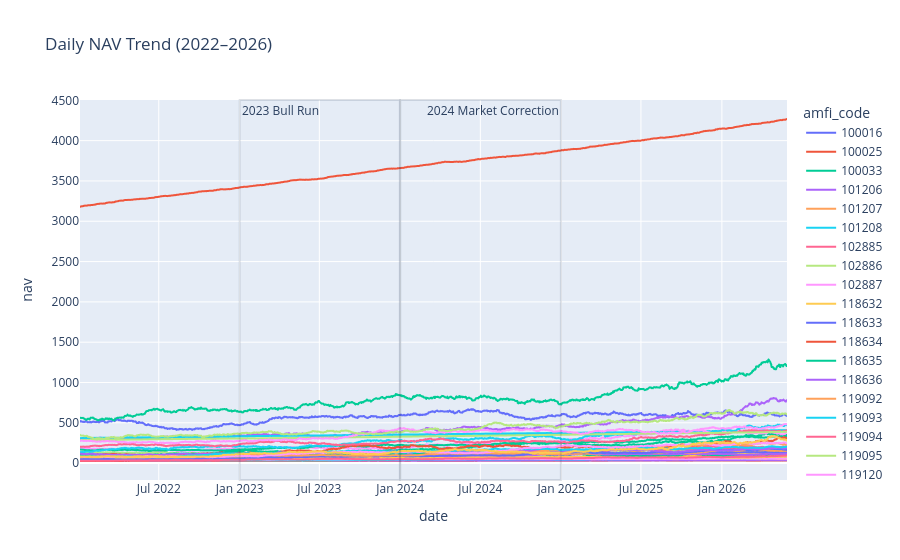

Notebook source saved alongside this figure:
### Code cell
nav_history['date'] = pd.to_datetime(nav_history['date'])

fig = px.line(
    nav_history,
    x='date',
    y='nav',
    color='amfi_code',
    title='Daily NAV Trend (2022–2026)'
)

# 2023 Bull Run
fig.add_vrect(
    x0="2023-01-01",
    x1="2023-12-31",
    annotation_text="2023 Bull Run",
    annotation_position="top left",
    opacity=0.15
)

# 2024 Market Correction
fig.add_vrect(
    x0="2024-01-01",
    x1="2024-12-31",
    annotation_text="2024 Market Correction",
    annotation_position="top right",
    opacity=0.15
)

fig.show()

### Figure 1 — Plotly figure (JSON) as saved in the notebook; plotly's stock layout.template omitted (floating-point values rounded to 4 significant figures; data arrays with more than 128 entries replaced by an {"elided": "..."} marker saying what was removed)
{"data": [{"hovertemplate": "amfi_code=100016<br>date=%{x}<br>nav=%{y}<extra></extra>", "legendgroup": "100016", "line": {"color": "#636efa", "dash": "solid"}, "marker": {"symbol": "circle"}, "mode": "lines", "name": "100016", "showlegend": true, "type": "scattergl", "x": {"elided": "1150 str values"}, "xaxis": "x", "y": {"elided": "1150 float values"}, "yaxis": "y"}, {"hovertemplate": "amfi_code=100025<br>date=%{x}<br>nav=%{y}<extra></extra>", "legendgroup": "100025", "line": {"color": "#EF553B", "dash": "solid"}, "marker": {"symbol": "circle"}, "mode": "lines", "name": "100025", "showlegend": true, "type": "scattergl", "x": {"elided": "1150 str values"}, "xaxis": "x", "y": {"elided": "1150 float values"}, "yaxis": "y"}, {"hovertemplate": "amfi_code=100033<br>date=%{x}<br>nav=%{y}<extra></extra>", "legendgroup": "100033", "line": {"color": "#00cc96", "dash": "solid"}, "marker": {"symbol": "circle"}, "mode": "lines", "name": "100033", "showlegend": true, "type": "scattergl", "x": {"elided": "1150 str values"}, "xaxis": "x", "y": {"elided": "1150 float values"}, "yaxis": "y"}, {"hovertemplate": "amfi_code=101206<br>date=%{x}<br>nav=%{y}<extra></extra>", "legendgroup": "101206", "line": {"color": "#ab63fa", "dash": "solid"}, "marker": {"symbol": "circle"}, "mode": "lines", "name": "101206", "showlegend": true, "type": "scattergl", "x": {"elided": "1150 str values"}, "xaxis": "x", "y": {"elided": "1150 float values"}, "yaxis": "y"}, {"hovertemplate": "amfi_code=101207<br>date=%{x}<br>nav=%{y}<extra></extra>", "legendgroup": "101207", "line": {"color": "#FFA15A", "dash": "solid"}, "marker": {"symbol": "circle"}, "mode": "lines", "name": "101207", "showlegend": true, "type": "scattergl", "x": {"elided": "1150 str values"}, "xaxis": "x", "y": {"elided": "1150 float values"}, "yaxis": "y"}, {"hovertemplate": "amfi_code=101208<br>date=%{x}<br>nav=%{y}<extra></extra>", "legendgroup": "101208", "line": {"color": "#19d3f3", "dash": "solid"}, "marker": {"symbol": "circle"}, "mode": "lines", "name": "101208", "showlegend": true, "type": "scattergl", "x": {"elided": "1150 str values"}, "xaxis": "x", "y": {"elided": "1150 float values"}, "yaxis": "y"}, {"hovertemplate": "amfi_code=102885<br>date=%{x}<br>nav=%{y}<extra></extra>", "legendgroup": "102885", "line": {"color": "#FF6692", "dash": "solid"}, "marker": {"symbol": "circle"}, "mode": "lines", "name": "102885", "showlegend": true, "type": "scattergl", "x": {"elided": "1150 str values"}, "xaxis": "x", "y": {"elided": "1150 float values"}, "yaxis": "y"}, {"hovertemplate": "amfi_code=102886<br>date=%{x}<br>nav=%{y}<extra></extra>", "legendgroup": "102886", "line": {"color": "#B6E880", "dash": "solid"}, "marker": {"symbol": "circle"}, "mode": "lines", "name": "102886", "showlegend": true, "type": "scattergl", "x": {"elided": "1150 str values"}, "xaxis": "x", "y": {"elided": "1150 float values"}, "yaxis": "y"}, {"hovertemplate": "amfi_code=102887<br>date=%{x}<br>nav=%{y}<extra></extra>", "legendgroup": "102887", "line": {"color": "#FF97FF", "dash": "solid"}, "marker": {"symbol": "circle"}, "mode": "lines", "name": "102887", "showlegend": true, "type": "scattergl", "x": {"elided": "1150 str values"}, "xaxis": "x", "y": {"elided": "1150 float values"}, "yaxis": "y"}, {"hovertemplate": "amfi_code=118632<br>date=%{x}<br>nav=%{y}<extra></extra>", "legendgroup": "118632", "line": {"color": "#FECB52", "dash": "solid"}, "marker": {"symbol": "circle"}, "mode": "lines", "name": "118632", "showlegend": true, "type": "scattergl", "x": {"elided": "1150 str values"}, "xaxis": "x", "y": {"elided": "1150 float values"}, "yaxis": "y"}, {"hovertemplate": "amfi_code=118633<br>date=%{x}<br>nav=%{y}<extra></extra>", "legendgroup": "118633", "line": {"color": "#636efa", "dash": "solid"}, "marker": {"symbol": "circle"}, "mode": "lines", "name": "118633", "showlegend": true, "type": "scattergl", "x": {"elided": "1150 str values"}, "xaxis": "x", "y": {"elided": "1150 float values"}, "yaxis": "y"}, {"hovertemplate": "amfi_code=118634<br>date=%{x}<br>nav=%{y}<extra></extra>", "legendgroup": "118634", "line": {"color": "#EF553B", "dash": "solid"}, "marker": {"symbol": "circle"}, "mode": "lines", "name": "118634", "showlegend": true, "type": "scattergl", "x": {"elided": "1150 str values"}, "xaxis": "x", "y": {"elided": "1150 float values"}, "yaxis": "y"}, {"hovertemplate": "amfi_code=118635<br>date=%{x}<br>nav=%{y}<extra></extra>", "legendgroup": "118635", "line": {"color": "#00cc96", "dash": "solid"}, "marker": {"symbol": "circle"}, "mode": "lines", "name": "118635", "showlegend": true, "type": "scattergl", "x": {"elided": "1150 str values"}, "xaxis": "x", "y": {"elided": "1150 float values"}, "yaxis": "y"}, {"hovertemplate": "amfi_code=118636<br>date=%{x}<br>nav=%{y}<extra></extra>", "legendgroup": "118636", "line": {"color": "#ab63fa", "dash": "solid"}, "marker": {"symbol": "circle"}, "mode": "lines", "name": "118636", "showlegend": true, "type": "scattergl", "x": {"elided": "1150 str values"}, "xaxis": "x", "y": {"elided": "1150 float values"}, "yaxis": "y"}, {"hovertemplate": "amfi_code=119092<br>date=%{x}<br>nav=%{y}<extra></extra>", "legendgroup": "119092", "line": {"color": "#FFA15A", "dash": "solid"}, "marker": {"symbol": "circle"}, "mode": "lines", "name": "119092", "showlegend": true, "type": "scattergl", "x": {"elided": "1150 str values"}, "xaxis": "x", "y": {"elided": "1150 float values"}, "yaxis": "y"}, {"hovertemplate": "amfi_code=119093<br>date=%{x}<br>nav=%{y}<extra></extra>", "legendgroup": "119093", "line": {"color": "#19d3f3", "dash": "solid"}, "marker": {"symbol": "circle"}, "mode": "lines", "name": "119093", "showlegend": true, "type": "scattergl", "x": {"elided": "1150 str values"}, "xaxis": "x", "y": {"elided": "1150 float values"}, "yaxis": "y"}, {"hovertemplate": "amfi_code=119094<br>date=%{x}<br>nav=%{y}<extra></extra>", "legendgroup": "119094", "line": {"color": "#FF6692", "dash": "solid"}, "marker": {"symbol": "circle"}, "mode": "lines", "name": "119094", "showlegend": true, "type": "scattergl", "x": {"elided": "1150 str values"}, "xaxis": "x", "y": {"elided": "1150 float values"}, "yaxis": "y"}, {"hovertemplate": "amfi_code=119095<br>date=%{x}<br>nav=%{y}<extra></extra>", "legendgroup": "119095", "line": {"color": "#B6E880", "dash": "solid"}, "marker": {"symbol": "circle"}, "mode": "lines", "name": "119095", "showlegend": true, "type": "scattergl", "x": {"elided": "1150 str values"}, "xaxis": "x", "y": {"elided": "1150 float values"}, "yaxis": "y"}, {"hovertemplate": "amfi_code=119120<br>date=%{x}<br>nav=%{y}<extra></extra>", "legendgroup": "119120", "line": {"color": "#FF97FF", "dash": "solid"}, "marker": {"symbol": "circle"}, "mode": "lines", "name": "119120", "showlegend": true, "type": "scattergl", "x": {"elided": "1150 str values"}, "xaxis": "x", "y": {"elided": "1150 float values"}, "yaxis": "y"}, {"hovertemplate": "amfi_code=119551<br>date=%{x}<br>nav=%{y}<extra></extra>", "legendgroup": "119551", "line": {"color": "#FECB52", "dash": "solid"}, "marker": {"symbol": "circle"}, "mode": "lines", "name": "119551", "showlegend": true, "type": "scattergl", "x": {"elided": "1150 str values"}, "xaxis": "x", "y": {"elided": "1150 float values"}, "yaxis": "y"}, {"hovertemplate": "amfi_code=119552<br>date=%{x}<br>nav=%{y}<extra></extra>", "legendgroup": "119552", "line": {"color": "#636efa", "dash": "solid"}, "marker": {"symbol": "circle"}, "mode": "lines", "name": "119552", "showlegend": true, "type": "scattergl", "x": {"elided": "1150 str values"}, "xaxis": "x", "y": {"elided": "1150 float values"}, "yaxis": "y"}, {"hovertemplate": "amfi_code=119598<br>date=%{x}<br>nav=%{y}<extra></extra>", "legendgroup": "119598", "line": {"color": "#EF553B", "dash": "solid"}, "marker": {"symbol": "circle"}, "mode": "lines", "name": "119598", "showlegend": true, "type": "scattergl", "x": {"elided": "1150 str values"}, "xaxis": "x", "y": {"elided": "1150 float values"}, "yaxis": "y"}, {"hovertemplate": "amfi_code=119599<br>date=%{x}<br>nav=%{y}<extra></extra>", "legendgroup": "119599", "line": {"color": "#00cc96", "dash": "solid"}, "marker": {"symbol": "circle"}, "mode": "lines", "name": "119599", "showlegend": true, "type": "scattergl", "x": {"elided": "1150 str values"}, "xaxis": "x", "y": {"elided": "1150 float values"}, "yaxis": "y"}, {"hovertemplate": "amfi_code=120503<br>date=%{x}<br>nav=%{y}<extra></extra>", "legendgroup": "120503", "line": {"color": "#ab63fa", "dash": "solid"}, "marker": {"symbol": "circle"}, "mode": "lines", "name": "120503", "showlegend": true, "type": "scattergl", "x": {"elided": "1150 str values"}, "xaxis": "x", "y": {"elided": "1150 float values"}, "yaxis": "y"}, {"hovertemplate": "amfi_code=120504<br>date=%{x}<br>nav=%{y}<extra></extra>", "legendgroup": "120504", "line": {"color": "#FFA15A", "dash": "solid"}, "marker": {"symbol": "circle"}, "mode": "lines", "name": "120504", "showlegend": true, "type": "scattergl", "x": {"elided": "1150 str values"}, "xaxis": "x", "y": {"elided": "1150 float values"}, "yaxis": "y"}, {"hovertemplate": "amfi_code=120505<br>date=%{x}<br>nav=%{y}<extra></extra>", "legendgroup": "120505", "line": {"color": "#19d3f3", "dash": "solid"}, "marker": {"symbol": "circle"}, "mode": "lines", "name": "120505", "showlegend": true, "type": "scattergl", "x": {"elided": "1150 str values"}, "xaxis": "x", "y": {"elided": "1150 float values"}, "yaxis": "y"}, {"hovertemplate": "amfi_code=120506<br>date=%{x}<br>nav=%{y}<extra></extra>", "legendgroup": "120506", "line": {"color": "#FF6692", "dash": "solid"}, "marker": {"symbol": "circle"}, "mode": "lines", "name": "120506", "showlegend": true, "type": "scattergl", "x": {"elided": "1150 str values"}, "xaxis": "x", "y": {"elided": "1150 float values"}, "yaxis": "y"}, {"hovertemplate": "amfi_code=120507<br>date=%{x}<br>nav=%{y}<extra></extra>", "legendgroup": "120507", "line": {"color": "#B6E880", "dash": "solid"}, "marker": {"symbol": "circle"}, "mode": "lines", "name": "120507", "showlegend": true, "type": "scattergl", "x": {"elided": "1150 str values"}, "xaxis": "x", "y": {"elided": "1150 float values"}, "yaxis": "y"}, {"hovertemplate": "amfi_code=120841<br>date=%{x}<br>nav=%{y}<extra></extra>", "legendgroup": "120841", "line": {"color": "#FF97FF", "dash": "solid"}, "marker": {"symbol": "circle"}, "mode": "lines", "name": "120841", "showlegend": true, "type": "scattergl", "x": {"elided": "1150 str values"}, "xaxis": "x", "y": {"elided": "1150 float values"}, "yaxis": "y"}, {"hovertemplate": "amfi_code=120842<br>date=%{x}<br>nav=%{y}<extra></extra>", "legendgroup": "120842", "line": {"color": "#FECB52", "dash": "solid"}, "marker": {"symbol": "circle"}, "mode": "lines", "name": "120842", "showlegend": true, "type": "scattergl", "x": {"elided": "1150 str values"}, "xaxis": "x", "y": {"elided": "1150 float values"}, "yaxis": "y"}, {"hovertemplate": "amfi_code=120843<br>date=%{x}<br>nav=%{y}<extra></extra>", "legendgroup": "120843", "line": {"color": "#636efa", "dash": "solid"}, "marker": {"symbol": "circle"}, "mode": "lines", "name": "120843", "showlegend": true, "type": "scattergl", "x": {"elided": "1150 str values"}, "xaxis": "x", "y": {"elided": "1150 float values"}, "yaxis": "y"}, {"hovertemplate": "amfi_code=120844<br>date=%{x}<br>nav=%{y}<extra></extra>", "legendgroup": "120844", "line": {"color": "#EF553B", "dash": "solid"}, "marker": {"symbol": "circle"}, "mode": "lines", "name": "120844", "showlegend": true, "type": "scattergl", "x": {"elided": "1150 str values"}, "xaxis": "x", "y": {"elided": "1150 float values"}, "yaxis": "y"}, {"hovertemplate": "amfi_code=125497<br>date=%{x}<br>nav=%{y}<extra></extra>", "legendgroup": "125497", "line": {"color": "#00cc96", "dash": "solid"}, "marker": {"symbol": "circle"}, "mode": "lines", "name": "125497", "showlegend": true, "type": "scattergl", "x": {"elided": "1150 str values"}, "xaxis": "x", "y": {"elided": "1150 float values"}, "yaxis": "y"}, {"hovertemplate": "amfi_code=125498<br>date=%{x}<br>nav=%{y}<extra></extra>", "legendgroup": "125498", "line": {"color": "#ab63fa", "dash": "solid"}, "marker": {"symbol": "circle"}, "mode": "lines", "name": "125498", "showlegend": true, "type": "scattergl", "x": {"elided": "1150 str values"}, "xaxis": "x", "y": {"elided": "1150 float values"}, "yaxis": "y"}, {"hovertemplate": "amfi_code=148567<br>date=%{x}<br>nav=%{y}<extra></extra>", "legendgroup": "148567", "line": {"color": "#FFA15A", "dash": "solid"}, "marker": {"symbol": "circle"}, "mode": "lines", "name": "148567", "showlegend": true, "type": "scattergl", "x": {"elided": "1150 str values"}, "xaxis": "x", "y": {"elided": "1150 float values"}, "yaxis": "y"}, {"hovertemplate": "amfi_code=148568<br>date=%{x}<br>nav=%{y}<extra></extra>", "legendgroup": "148568", "line": {"color": "#19d3f3", "dash": "solid"}, "marker": {"symbol": "circle"}, "mode": "lines", "name": "148568", "showlegend": true, "type": "scattergl", "x": {"elided": "1150 str values"}, "xaxis": "x", "y": {"elided": "1150 float values"}, "yaxis": "y"}, {"hovertemplate": "amfi_code=148569<br>date=%{x}<br>nav=%{y}<extra></extra>", "legendgroup": "148569", "line": {"color": "#FF6692", "dash": "solid"}, "marker": {"symbol": "circle"}, "mode": "lines", "name": "148569", "showlegend": true, "type": "scattergl", "x": {"elided": "1150 str values"}, "xaxis": "x", "y": {"elided": "1150 float values"}, "yaxis": "y"}, {"hovertemplate": "amfi_code=149322<br>date=%{x}<br>nav=%{y}<extra></extra>", "legendgroup": "149322", "line": {"color": "#B6E880", "dash": "solid"}, "marker": {"symbol": "circle"}, "mode": "lines", "name": "149322", "showlegend": true, "type": "scattergl", "x": {"elided": "1150 str values"}, "xaxis": "x", "y": {"elided": "1150 float values"}, "yaxis": "y"}, {"hovertemplate": "amfi_code=149323<br>date=%{x}<br>nav=%{y}<extra></extra>", "legendgroup": "149323", "line": {"color": "#FF97FF", "dash": "solid"}, "marker": {"symbol": "circle"}, "mode": "lines", "name": "149323", "showlegend": true, "type": "scattergl", "x": {"elided": "1150 str values"}, "xaxis": "x", "y": {"elided": "1150 float values"}, "yaxis": "y"}, {"hovertemplate": "amfi_code=149324<br>date=%{x}<br>nav=%{y}<extra></extra>", "legendgroup": "149324", "line": {"color": "#FECB52", "dash": "solid"}, "marker": {"symbol": "circle"}, "mode": "lines", "name": "149324", "showlegend": true, "type": "scattergl", "x": {"elided": "1150 str values"}, "xaxis": "x", "y": {"elided": "1150 float values"}, "yaxis": "y"}], "layout": {"annotations": [{"showarrow": false, "text": "2023 Bull Run", "x": "2023-01-01", "xanchor": "left", "xref": "x", "y": 1, "yanchor": "top", "yref": "y domain"}, {"showarrow": false, "text": "2024 Market Correction", "x": "2024-12-31", "xanchor": "right", "xref": "x", "y": 1, "yanchor": "top", "yref": "y domain"}], "legend": {"title": {"text": "amfi_code"}, "tracegroupgap": 0}, "shapes": [{"opacity": 0.15, "type": "rect", "x0": "2023-01-01", "x1": "2023-12-31", "xref": "x", "y0": 0, "y1": 1, "yref": "y domain"}, {"opacity": 0.15, "type": "rect", "x0": "2024-01-01", "x1": "2024-12-31", "xref": "x", "y0": 0, "y1": 1, "yref": "y domain"}], "title": {"text": "Daily NAV Trend (2022–2026)"}, "xaxis": {"anchor": "y", "domain": [0, 1], "title": {"text": "date"}}, "yaxis": {"anchor": "x", "domain": [0, 1], "title": {"text": "nav"}}}}
